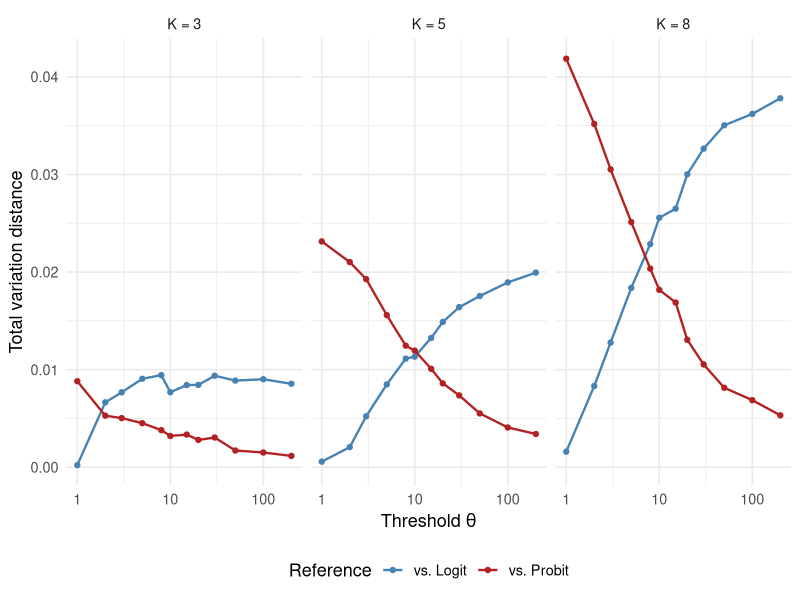
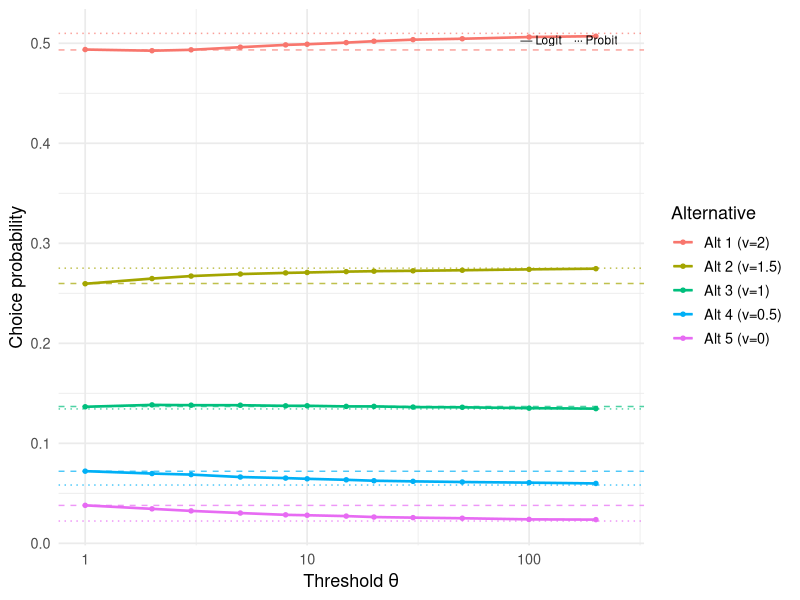

Generate these figures, in order, with R: (Note: a time limit stopped this script after it produced the figures.)
## ---- chunk 1
#| label: setup
library(ggplot2)
library(patchwork)

theme_set(theme_minimal(base_size = 13))

# ── Core simulation engine ──────────────────────────────────────────────────
#' Simulate choice probabilities from the temperature-identified Poisson count race
#'
#' @param v   Numeric vector of systematic utilities (length K)
#' @param theta  Accumulation threshold (positive integer)
#' @param beta   Temperature (noise scale)
#' @param n_sim  Number of Monte Carlo draws
#' @return Named numeric vector of estimated choice probabilities
race_choice_probs <- function(v, theta, beta = 1, n_sim = 1e6) {
  K <- length(v)
  # Draw Gamma(theta, 1) for each alternative and each simulation
  G <- matrix(rgamma(n_sim * K, shape = theta, rate = 1), nrow = n_sim, ncol = K)
  # Standardised log-Gamma noise
  mu_theta <- digamma(theta)
  sd_theta <- sqrt(trigamma(theta))
  Z <- (-log(G) + mu_theta) / sd_theta
  # Temperature-identified utilities
  U <- sweep(Z * beta, 2, v, "+")
  # Choice = argmax
  choices <- max.col(U, ties.method = "random")
  tabulate(choices, nbins = K) / n_sim
}

#' Multinomial Logit (softmax) choice probabilities (exact)
#'
#' Under temperature identification with fixed beta, the Gumbel scale parameter
#' is b = beta * sqrt(6) / pi, so the softmax inverse temperature is
#' pi / (beta * sqrt(6)).
#' @param v   Numeric vector of systematic utilities
#' @param beta  Temperature
#' @return Numeric vector of choice probabilities
mnl_probs <- function(v, beta = 1) {
  sigma_gumbel <- pi / sqrt(6)   # SD of Gumbel(0,1)
  scaled <- v * sigma_gumbel / beta  # = v * pi / (beta * sqrt(6))
  ev <- exp(scaled - max(scaled))
  ev / sum(ev)
}

#' Multinomial Probit choice probabilities (Monte Carlo)
#'
#' Independent equal-variance Gaussian errors with scale beta.
#' @param v   Numeric vector of systematic utilities
#' @param beta  Temperature
#' @param n_sim Number of Monte Carlo draws
#' @return Numeric vector of estimated choice probabilities
mnp_probs <- function(v, beta = 1, n_sim = 1e6) {
  K <- length(v)
  Z <- matrix(rnorm(n_sim * K), nrow = n_sim, ncol = K)
  U <- sweep(Z * beta, 2, v, "+")
  choices <- max.col(U, ties.method = "random")
  tabulate(choices, nbins = K) / n_sim
}

#' Total variation distance between two probability vectors
tv_dist <- function(p, q) 0.5 * sum(abs(p - q))
## ---- chunk 2
#| label: fig-tv-distance
#| fig-cap: "Total variation distance between Poisson count race choice probabilities and the Logit (blue) and Probit (red) references, as a function of threshold θ. Each panel corresponds to a different number of alternatives K. As θ increases, the race model moves away from logit and toward probit across all values of K. The convergence to probit is rapid: by θ ≈ 20–50, the TV distance from probit is negligible."
#| fig-height: 5
#| fig-width: 10

set.seed(42)
n_sim <- 1e6

Ks <- c(3, 5, 8)
thetas <- c(1, 2, 3, 5, 8, 10, 15, 20, 30, 50, 100, 200)

results <- data.frame()

for (K in Ks) {
  v <- seq(1, 0, length.out = K)  # linearly spaced utilities
  
  # Reference models
  p_logit <- mnl_probs(v, beta = 1)
  p_probit <- mnp_probs(v, beta = 1, n_sim = 2e6)
  
  for (th in thetas) {
    p_race <- race_choice_probs(v, theta = th, beta = 1, n_sim = n_sim)
    
    results <- rbind(results, data.frame(
      K = K,
      theta = th,
      tv_logit = tv_dist(p_race, p_logit),
      tv_probit = tv_dist(p_race, p_probit)
    ))
  }
}

# Reshape for plotting
df_tv <- rbind(
  data.frame(K = results$K, theta = results$theta, 
             TV = results$tv_logit, Reference = "vs. Logit"),
  data.frame(K = results$K, theta = results$theta, 
             TV = results$tv_probit, Reference = "vs. Probit")
)
df_tv$K_label <- paste0("K = ", df_tv$K)
df_tv$K_label <- factor(df_tv$K_label, levels = paste0("K = ", Ks))

ggplot(df_tv, aes(x = theta, y = TV, color = Reference)) +
  geom_line(linewidth = 0.8) +
  geom_point(size = 1.5) +
  scale_x_log10() +
  facet_wrap(~K_label) +
  scale_color_manual(values = c("vs. Logit" = "steelblue", "vs. Probit" = "firebrick")) +
  labs(
    x = expression("Threshold " * theta),
    y = "Total variation distance",
    color = "Reference"
  ) +
  theme(legend.position = "bottom")
## ---- chunk 3
#| label: fig-prob-vectors
#| fig-cap: "Choice probabilities for each of five alternatives as a function of threshold θ, under the temperature-identified Poisson count race with β = 1. Horizontal dashed lines mark the Logit reference (θ = 1); horizontal dotted lines mark the Probit reference (θ → ∞). As θ increases, the race probabilities transition smoothly from logit to probit values. The probit model concentrates slightly more probability on the best alternative and less on the worst, relative to logit, reflecting the thinner tails of the Gaussian distribution."
#| fig-height: 5
#| fig-width: 8

set.seed(123)
K <- 5
v <- seq(2, 0, length.out = K)
thetas_fine <- c(1, 2, 3, 5, 8, 10, 15, 20, 30, 50, 100, 200)
n_sim <- 2e6

# References
p_logit <- mnl_probs(v, beta = 1)
p_probit <- mnp_probs(v, beta = 1, n_sim = 5e6)

# Race probabilities across theta
df_probs <- data.frame()
for (th in thetas_fine) {
  p <- race_choice_probs(v, theta = th, beta = 1, n_sim = n_sim)
  for (i in 1:K) {
    df_probs <- rbind(df_probs, data.frame(
      theta = th,
      alternative = paste0("Alt ", i, " (v=", v[i], ")"),
      prob = p[i]
    ))
  }
}

# Reference data
df_ref <- data.frame()
for (i in 1:K) {
  df_ref <- rbind(df_ref, data.frame(
    alternative = paste0("Alt ", i, " (v=", v[i], ")"),
    logit = p_logit[i],
    probit = p_probit[i]
  ))
}

df_probs$alternative <- factor(df_probs$alternative, 
                                levels = paste0("Alt ", 1:K, " (v=", v, ")"))
df_ref$alternative <- factor(df_ref$alternative,
                              levels = paste0("Alt ", 1:K, " (v=", v, ")"))

ggplot(df_probs, aes(x = theta, y = prob, color = alternative)) +
  geom_line(linewidth = 0.9) +
  geom_point(size = 1.2) +
  geom_hline(data = df_ref, aes(yintercept = logit, color = alternative), 
             linetype = "dashed", linewidth = 0.5, alpha = 0.7) +
  geom_hline(data = df_ref, aes(yintercept = probit, color = alternative), 
             linetype = "dotted", linewidth = 0.5, alpha = 0.7) +
  scale_x_log10() +
  labs(
    x = expression("Threshold " * theta),
    y = "Choice probability",
    color = "Alternative"
  ) +
  theme(legend.position = "right") +
  annotate("text", x = 250, y = max(p_logit) + 0.01, label = "— Logit    ··· Probit", 
           size = 3, hjust = 1)
## ---- chunk 4
#| label: fig-set-size
#| fig-cap: "Probability of choosing a target alternative (v = 1) against K − 1 equal competitors (v = 0) as a function of set size K, for selected values of θ. MNL (dashed blue) and MNP (dashed red) references are shown. As θ increases, the race model transitions from logit-like to probit-like set-size scaling. The probit model assigns systematically higher probability to the target than logit when K is large, reflecting the thinner tails of Gaussian noise."
#| fig-height: 5
#| fig-width: 8

set.seed(456)
n_sim <- 2e6

Ks <- c(2, 3, 4, 5, 6, 8, 10, 15, 20)
thetas_set <- c(2, 5, 10, 50, 200)

v_target <- 1
v_comp <- 0

df_setsize <- data.frame()

for (K in Ks) {
  v <- c(v_target, rep(v_comp, K - 1))
  
  # References
  p_logit_target <- mnl_probs(v, beta = 1)[1]
  p_probit_target <- mnp_probs(v, beta = 1, n_sim = n_sim)[1]
  
  df_setsize <- rbind(df_setsize, data.frame(
    K = K, theta = NA, prob = p_logit_target, model = "Logit (MNL)"
  ))
  df_setsize <- rbind(df_setsize, data.frame(
    K = K, theta = NA, prob = p_probit_target, model = "Probit (MNP)"
  ))
  
  for (th in thetas_set) {
    p_race <- race_choice_probs(v, theta = th, beta = 1, n_sim = n_sim)
    df_setsize <- rbind(df_setsize, data.frame(
      K = K, theta = th, prob = p_race[1], model = paste0("θ = ", th)
    ))
  }
}

# Separate reference and race data
df_ref_lines <- df_setsize[df_setsize$model %in% c("Logit (MNL)", "Probit (MNP)"), ]
df_race_lines <- df_setsize[!df_setsize$model %in% c("Logit (MNL)", "Probit (MNP)"), ]

df_race_lines$model <- factor(df_race_lines$model, 
                               levels = paste0("θ = ", thetas_set))

ggplot() +
  geom_line(data = df_ref_lines, aes(x = K, y = prob, color = model), 
            linetype = "dashed", linewidth = 1) +
  geom_point(data = df_ref_lines, aes(x = K, y = prob, color = model), size = 2) +
  geom_line(data = df_race_lines, aes(x = K, y = prob, group = model, color = model), 
            linewidth = 0.7) +
  geom_point(data = df_race_lines, aes(x = K, y = prob, color = model), size = 1.3) +
  scale_color_manual(
    values = c(
      "Logit (MNL)" = "steelblue",
      "Probit (MNP)" = "firebrick",
      setNames(scales::hue_pal()(length(thetas_set)), paste0("θ = ", thetas_set))
    )
  ) +
  labs(
    x = "Number of alternatives K",
    y = expression("P(target chosen)"),
    color = "Model"
  ) +
  theme(legend.position = "right")
## ---- chunk 5
#| label: fig-iia
#| fig-cap: "Test of Independence of Irrelevant Alternatives (IIA). Left: the ratio P(Alt 1)/P(Alt 2) computed in the full set {1, 2, 3} (solid) and the reduced set {1, 2} (dashed), as a function of θ. Under IIA (θ = 1), the two ratios are equal. As θ increases, they diverge. Right: percentage change in the ratio when alternative 3 is removed, quantifying the IIA violation. The violation increases with θ, confirming that IIA is a property of the Gumbel noise shape that erodes as the noise distribution shifts toward Gaussian."
#| fig-height: 5
#| fig-width: 10

set.seed(789)
n_sim <- 5e6

v_full <- c(2, 1, 0)
v_reduced <- c(2, 1)

thetas_iia <- c(1, 2, 3, 5, 8, 10, 15, 20, 30, 50, 100, 200)

df_iia <- data.frame()

for (th in thetas_iia) {
  # Full set {1, 2, 3}
  p_full <- race_choice_probs(v_full, theta = th, beta = 1, n_sim = n_sim)
  ratio_full <- p_full[1] / p_full[2]
  
  # Reduced set {1, 2}
  p_reduced <- race_choice_probs(v_reduced, theta = th, beta = 1, n_sim = n_sim)
  ratio_reduced <- p_reduced[1] / p_reduced[2]
  
  df_iia <- rbind(df_iia, data.frame(
    theta = th,
    ratio_full = ratio_full,
    ratio_reduced = ratio_reduced,
    pct_change = 100 * (ratio_reduced - ratio_full) / ratio_full
  ))
}

# Also compute reference values
p_logit_full <- mnl_probs(v_full)[1] / mnl_probs(v_full)[2]
p_logit_reduced <- mnl_probs(v_reduced)[1] / mnl_probs(v_reduced)[2]

p_probit_full <- mnp_probs(v_full, n_sim = 5e6)
r_probit_full <- p_probit_full[1] / p_probit_full[2]
p_probit_reduced <- mnp_probs(v_reduced, n_sim = 5e6)
r_probit_reduced <- p_probit_reduced[1] / p_probit_reduced[2]
probit_pct <- 100 * (r_probit_reduced - r_probit_full) / r_probit_full

# Left panel: ratios
df_ratios <- rbind(
  data.frame(theta = df_iia$theta, ratio = df_iia$ratio_full, 
             set = "Full {1, 2, 3}"),
  data.frame(theta = df_iia$theta, ratio = df_iia$ratio_reduced, 
             set = "Reduced {1, 2}")
)

p1 <- ggplot(df_ratios, aes(x = theta, y = ratio, color = set, linetype = set)) +
  geom_line(linewidth = 0.8) +
  geom_point(size = 1.5) +
  scale_x_log10() +
  scale_linetype_manual(values = c("Full {1, 2, 3}" = "solid", "Reduced {1, 2}" = "dashed")) +
  scale_color_manual(values = c("Full {1, 2, 3}" = "steelblue", "Reduced {1, 2}" = "darkorange")) +
  labs(
    x = expression("Threshold " * theta),
    y = "P(Alt 1) / P(Alt 2)",
    color = "Choice set",
    linetype = "Choice set"
  ) +
  theme(legend.position = "bottom")

# Right panel: IIA violation
p2 <- ggplot(df_iia, aes(x = theta, y = pct_change)) +
  geom_line(linewidth = 0.8, color = "grey30") +
  geom_point(size = 1.5) +
  geom_hline(yintercept = 0, linetype = "dashed", color = "steelblue", linewidth = 0.6) +
  geom_hline(yintercept = probit_pct, linetype = "dashed", color = "firebrick", linewidth = 0.6) +
  annotate("text", x = 1.2, y = 0.5, label = "Logit (IIA)", color = "steelblue", 
           hjust = 0, size = 3.5) +
  annotate("text", x = 1.2, y = probit_pct - 0.5, label = "Probit limit", color = "firebrick", 
           hjust = 0, size = 3.5) +
  scale_x_log10() +
  labs(
    x = expression("Threshold " * theta),
    y = "% change in P(1)/P(2)\nwhen Alt 3 removed"
  )

p1 + p2 + plot_layout(widths = c(1, 1))
## ---- chunk 6
#| label: fig-parameter-recovery
#| fig-cap: "Recovered temperature parameters under logit (left) and probit (right) model assumptions, plotted as a function of set size K. Each line corresponds to a different accumulation threshold θ. At θ = 1 (exact logit), the recovered logit parameter is invariant to K, while the recovered probit parameter drifts. At large θ (approaching probit), the pattern reverses: the probit parameter is stable while the logit parameter varies. This directly parallels the empirical diagnostic of Robinson et al. (2023)."
#| fig-height: 5
#| fig-width: 10

set.seed(303)
n_sim <- 3e6

Ks_param <- c(2, 3, 4, 5, 6, 8, 10, 15, 20)
thetas_param <- c(1, 3, 10, 50, 200)
v_target <- 1
sigma_G <- pi / sqrt(6)

# Helper: probit P(target) for symmetric case (1 target vs K-1 equal competitors)
probit_target_prob <- function(v_t, beta, K) {
  integrand <- function(z) dnorm(z) * pnorm(v_t / beta + z)^(K - 1)
  integrate(integrand, -10, 10, rel.tol = 1e-10)$value
}

# Recover logit beta from observed P(target)
recover_logit_beta <- function(p_target, v_t, K) {
  if (p_target <= 1/K || p_target >= 1) return(NA_real_)
  a <- log(p_target * (K - 1) / (1 - p_target))
  if (a <= 0) return(NA_real_)
  v_t * sigma_G / a
}

# Recover probit beta from observed P(target) via root-finding
recover_probit_beta <- function(p_target, v_t, K) {
  if (p_target <= 1/K || p_target >= 1) return(NA_real_)
  f <- function(log_beta) probit_target_prob(v_t, exp(log_beta), K) - p_target
  tryCatch({
    root <- uniroot(f, interval = c(log(0.01), log(50)), tol = 1e-8)
    exp(root$root)
  }, error = function(e) NA_real_)
}

df_param <- data.frame()

for (th in thetas_param) {
  for (K in Ks_param) {
    v <- c(v_target, rep(0, K - 1))
    p_race <- race_choice_probs(v, theta = th, beta = 1, n_sim = n_sim)[1]
    
    beta_logit <- recover_logit_beta(p_race, v_target, K)
    beta_probit <- recover_probit_beta(p_race, v_target, K)
    
    df_param <- rbind(df_param, data.frame(
      K = K, theta = th, 
      beta_logit = beta_logit, 
      beta_probit = beta_probit,
      model_label = paste0("θ = ", th)
    ))
  }
}

df_param$model_label <- factor(df_param$model_label, 
                                levels = paste0("θ = ", thetas_param))

# Reshape for faceting
df_param_long <- rbind(
  data.frame(K = df_param$K, theta_label = df_param$model_label,
             beta = df_param$beta_logit, recovery = "Logit recovery (β_L)"),
  data.frame(K = df_param$K, theta_label = df_param$model_label,
             beta = df_param$beta_probit, recovery = "Probit recovery (β_P)")
)

ggplot(df_param_long, aes(x = K, y = beta, color = theta_label)) +
  geom_line(linewidth = 0.8) +
  geom_point(size = 1.5) +
  geom_hline(yintercept = 1, linetype = "dashed", color = "grey50", linewidth = 0.5) +
  facet_wrap(~recovery, scales = "free_y") +
  labs(
    x = "Number of alternatives K",
    y = expression("Recovered " * beta),
    color = "Threshold"
  ) +
  theme(legend.position = "bottom")
## ---- chunk 7
#| label: fig-noise-densities
#| fig-cap: "Standardised noise densities Z^(θ) for selected values of θ. At θ = 1 (Gumbel), the distribution is right-skewed. As θ increases, the density converges to the standard normal (black dashed). The right tail — which governs the probability of 'upset' choices in multi-alternative settings — becomes thinner with increasing θ, explaining why probit concentrates more probability on the best alternative."
#| fig-height: 5
#| fig-width: 8

set.seed(101)
n_draw <- 1e6

thetas_dens <- c(1, 2, 5, 10, 50)

df_dens <- data.frame()

for (th in thetas_dens) {
  G <- rgamma(n_draw, shape = th, rate = 1)
  eps <- -log(G)
  Z <- (eps + digamma(th)) / sqrt(trigamma(th))  # note: +digamma because E[eps] = -digamma
  # Use density estimation
  d <- density(Z, from = -5, to = 5, n = 512)
  df_dens <- rbind(df_dens, data.frame(
    x = d$x, y = d$y, 
    model = paste0("θ = ", th)
  ))
}

# Normal reference
x_norm <- seq(-5, 5, length.out = 512)
df_dens <- rbind(df_dens, data.frame(
  x = x_norm, y = dnorm(x_norm), model = "N(0,1)"
))

df_dens$model <- factor(df_dens$model, 
                         levels = c(paste0("θ = ", thetas_dens), "N(0,1)"))

ggplot(df_dens, aes(x = x, y = y, color = model, linetype = model, linewidth = model)) +
  geom_line() +
  scale_linetype_manual(
    values = c(setNames(rep("solid", length(thetas_dens)), paste0("θ = ", thetas_dens)),
               "N(0,1)" = "dashed")
  ) +
  scale_linewidth_manual(
    values = c(setNames(rep(0.7, length(thetas_dens)), paste0("θ = ", thetas_dens)),
               "N(0,1)" = 1.0)
  ) +
  labs(
    x = expression("Standardised noise " * Z^(theta)),
    y = "Density",
    color = "Model", linetype = "Model", linewidth = "Model"
  ) +
  coord_cartesian(xlim = c(-4.5, 4.5)) +
  theme(legend.position = "right")
## ---- chunk 8
#| label: fig-skew-kurtosis
#| fig-cap: "Skewness and excess kurtosis of the standardised log-Gamma noise as a function of θ. Both moments converge to zero (the Gaussian values) as θ increases, with skewness decaying as O(θ^{-1/2}) and excess kurtosis as O(θ^{-1}). These moment trajectories fully characterise the transition from Gumbel to Gaussian noise shape."
#| fig-height: 4
#| fig-width: 10

# Exact skewness and kurtosis of -log(Gamma(theta,1)), standardised
# Skewness = psi_2(theta) / psi_1(theta)^(3/2) where psi_2 is the tetragamma
# Excess kurtosis = psi_3(theta) / psi_1(theta)^2 where psi_3 is the pentagamma
# Note: psigamma(x, deriv=n) gives the n-th derivative of log Gamma
# psi_1 = trigamma, psi_2 = psigamma(,2), psi_3 = psigamma(,3)

thetas_moments <- seq(1, 200, by = 1)

skewness <- -psigamma(thetas_moments, deriv = 2) / trigamma(thetas_moments)^(3/2)
# Note: -log(G) has skewness = -psi_2 / psi_1^{3/2} (the negative sign because of -log)
# Actually: let's be careful. For X = -log(G), E[(X-mu)^3] = -psi_2(theta)
# and Var(X) = psi_1(theta), so skewness = -psi_2(theta) / psi_1(theta)^{3/2}

# Excess kurtosis: E[(X-mu)^4]/Var^2 - 3 = psi_3(theta)/psi_1(theta)^2
ex_kurtosis <- psigamma(thetas_moments, deriv = 3) / trigamma(thetas_moments)^2

df_moments <- rbind(
  data.frame(theta = thetas_moments, value = skewness, moment = "Skewness"),
  data.frame(theta = thetas_moments, value = ex_kurtosis, moment = "Excess kurtosis")
)

ggplot(df_moments, aes(x = theta, y = value)) +
  geom_line(linewidth = 0.8) +
  geom_hline(yintercept = 0, linetype = "dashed", color = "firebrick") +
  facet_wrap(~moment, scales = "free_y") +
  labs(
    x = expression("Threshold " * theta),
    y = "Value"
  )
## ---- chunk 9
#| label: fig-robustness
#| fig-cap: "Total variation distance from Probit as a function of θ for K = 5 alternatives under four qualitatively different utility structures. Uniform: all utilities equal (v = 0). Dominant: one strong alternative (v₁ = 3, others 0). Linear: linearly spaced utilities. Clustered: two groups of similar alternatives. Convergence to probit is robust across configurations, though the asymptotic TV distance (reflecting Monte Carlo noise) varies with K and utility spread."
#| fig-height: 5
#| fig-width: 8

set.seed(202)
n_sim <- 2e6
K <- 5

configs <- list(
  "Uniform" = rep(0, K),
  "Dominant" = c(3, rep(0, K - 1)),
  "Linear" = seq(2, 0, length.out = K),
  "Clustered" = c(2.0, 1.9, 0.1, 0.0, 0.0)
)

thetas_robust <- c(1, 2, 3, 5, 10, 20, 50, 100, 200)

df_robust <- data.frame()

for (cfg_name in names(configs)) {
  v <- configs[[cfg_name]]
  p_probit <- mnp_probs(v, beta = 1, n_sim = 5e6)
  
  for (th in thetas_robust) {
    p_race <- race_choice_probs(v, theta = th, beta = 1, n_sim = n_sim)
    df_robust <- rbind(df_robust, data.frame(
      theta = th,
      tv_probit = tv_dist(p_race, p_probit),
      config = cfg_name
    ))
  }
}

df_robust$config <- factor(df_robust$config, levels = names(configs))

ggplot(df_robust, aes(x = theta, y = tv_probit, color = config)) +
  geom_line(linewidth = 0.8) +
  geom_point(size = 1.5) +
  scale_x_log10() +
  labs(
    x = expression("Threshold " * theta),
    y = "TV distance from Probit",
    color = "Utility structure"
  ) +
  theme(legend.position = "right")
